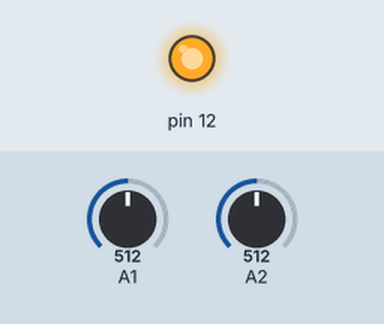
Simulated run of this sketch. Board: Arduino Uno, built with avr-gcc and run on an emulated ATmega328P. Shown: output pins drawn as LEDs (lit = HIGH). The inputs (shaded band) are chosen by the test bench; at power-on: A1 = 512, A2 = 512. What the sketch prints to the serial monitor is not drawn.

Above: at 0.1 s.
Timing chart, 0 to 1.6 s (numbered marks = the images above):
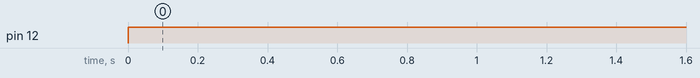

Measured:
- by itself, pin 12: LOW → HIGH at 0.00 s

The sketch:

diode.ino
```cpp
float value1,value2;
void setup() {
  // put your setup code here, to run once:
pinMode(12,OUTPUT);
pinMode(A1,INPUT);
pinMode(A2,INPUT);
Serial.begin(9600);
}

void loop() {
  // put your main code here, to run repeatedly:
  digitalWrite(12,HIGH);
  value1=analogRead(A1);
  value1=(value1/1024)*5;
  Serial.print("Voltage before diode ");
  Serial.println(value1);

  value2=analogRead(A2);
  value2=(value2/1024)*5;
  Serial.print("Voltage after diode ");
  Serial.println(value2);
  delay(2500);
}
```
